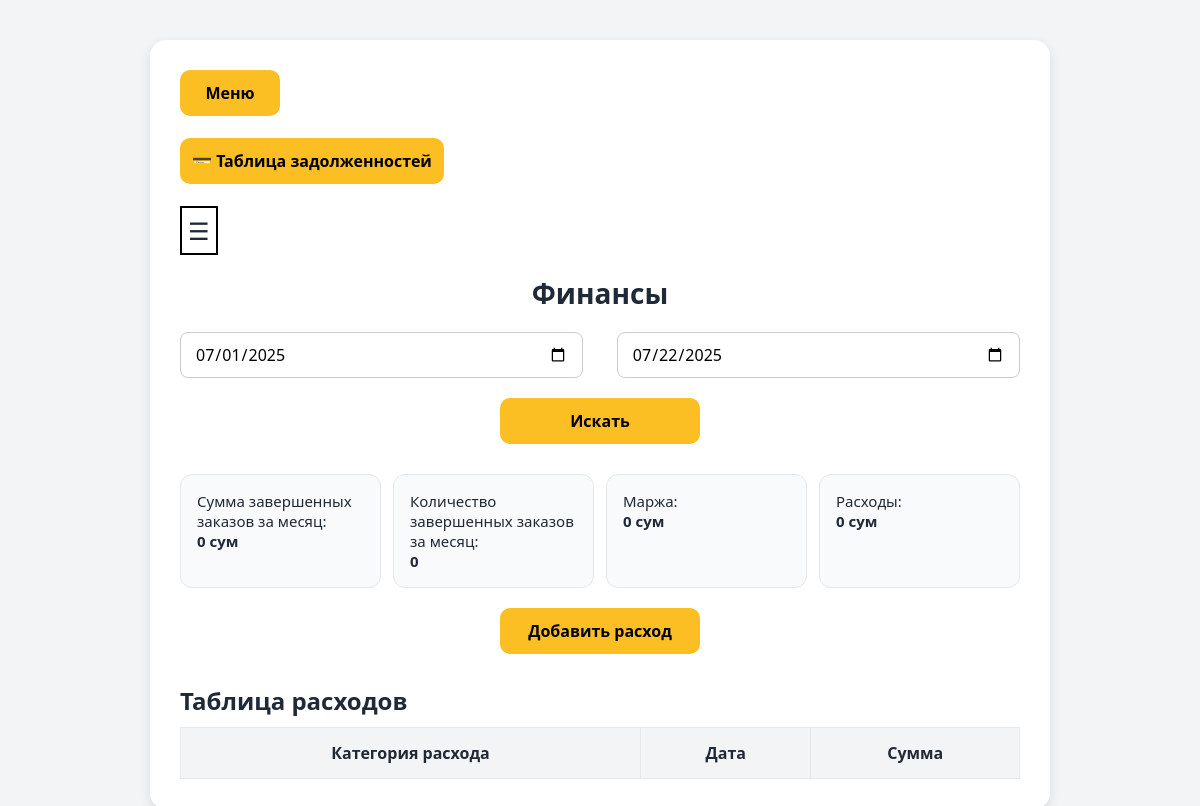
Page /money/ (signed in) on the earlier database version.
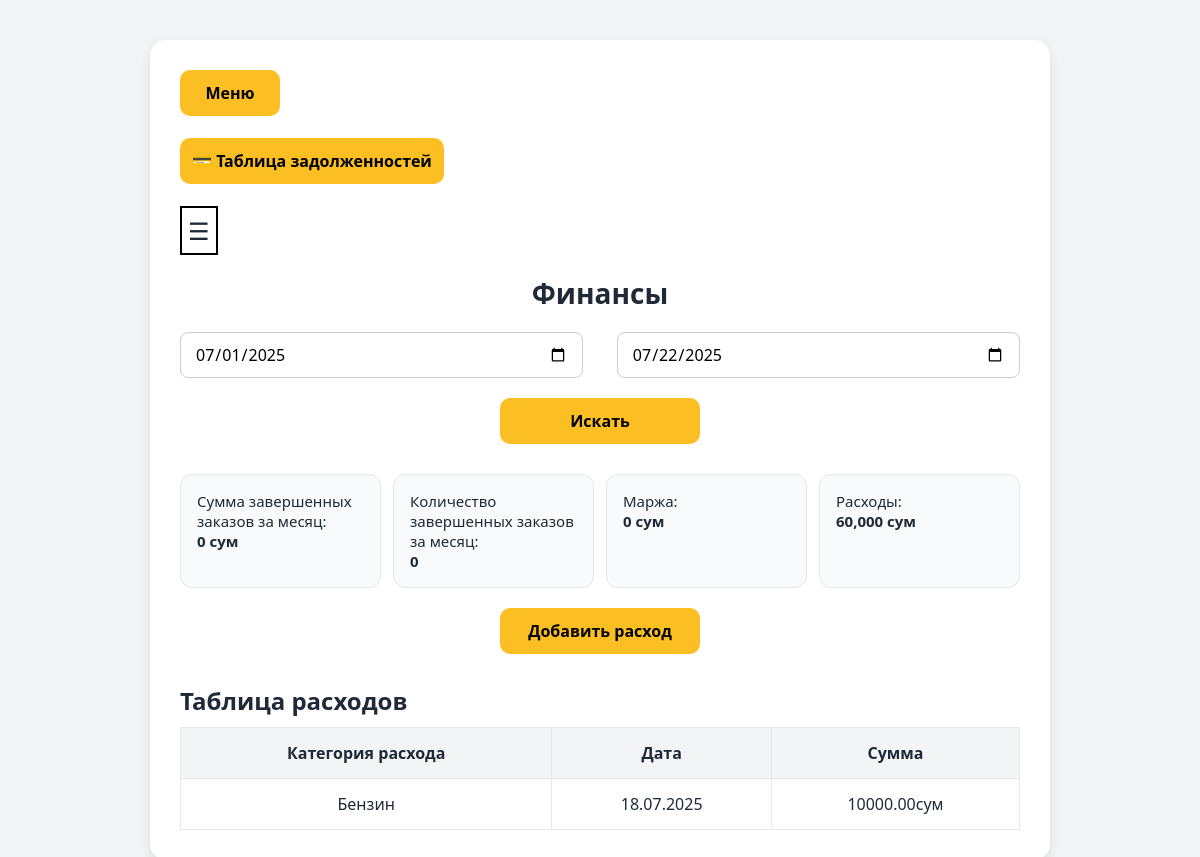
Same page on the later database version.
### backend/models.py (models this page shows, shortened)
class Finance(models.Model):
    name=models.CharField(max_length=60)
    sum=models.DecimalField(max_digits=10, decimal_places=2,default=0)
    created_at=models.DateField(auto_now_add=True)

### backend/views.py (the view, shortened to what this page needs)
# urls.py: path('money/',views.Money.as_view(),name='money'),
class Money(LoginRequiredMixin,TemplateView):
   template_name = 'money.html'
   login_url = reverse_lazy('login')
   def get_context_data(self, *, object_list=None, **kwargs):
      context = super().get_context_data(**kwargs)
      first = self.request.GET.get('first')
      second=self.request.GET.get('second')
      rasxod=self.request.GET.get('rasxod')
      today = now()
      query=Finance.objects.filter(
          created_at__year=today.year,
          created_at__month=today.month
      ).order_by('-id')
      order = Orders.objects.filter(stage="finished", complete_date__year=today.year,
                                    complete_date__month=today.month)
      order1 = Orders.objects.filter(complete_date__year=today.year,
                                    complete_date__month=today.month)
      price_subquery = Warehouse.objects.filter(product=OuterRef('add')).order_by('-id').values('price')[:1]
      marja=Consumables.objects.filter(order__in=order,warehouse=True).aggregate(total_sum=Sum(Subquery(price_subquery)*F('quantity')))['total_sum'] or 0
      marja1 = Consumables.objects.filter(order__in=order1,warehouse=True).aggregate(total_sum=Sum(Subquery(price_subquery) * F('quantity')))[
                 'total_sum'] or 0
      total_sum=order.aggregate(total_sum=Sum('order_sum'))['total_sum'] or 0
      cost=query.aggregate(total_sum=Sum('sum'))['total_sum'] or 0
      context['today_day']=today
      context['first_day']=today.replace(day=1)
      context['marja']=total_sum - marja
      context['money'] = query
      context['count']=order.count()
      context['total_sum']=total_sum
      context['cost']=cost+marja1
      return context

### backend/templates/money.html (shortened to what this page needs)
{% load humanize %}
<!DOCTYPE html>
<html lang="ru">
<head>
</head>
<body>
  <div class="container">
       <button  style="background-color: #fbbf24;
  border:
none;
  border-radius:
10px;
  font-size: 16px;
  font-weight: bold;
  cursor: pointer;
  transition:
background 0.3s;
  display: block;
  width:100px;
  padding:
12px;" onclick="window.location.href='{% url 'dashboard' %}'">Меню</button>
      <br>
      <button  style="background-color: #fbbf24;
  border:
none;
  border-radius:
10px;
  font-size: 16px;
  font-weight: bold;
  cursor: pointer;
  transition:
background 0.3s;
  display: block;
  padding:
12px;" onclick="window.location.href='{% url 'debt' %}'">💳 Таблица задолженностей</button>
      <br>
      <div id="filter-icon">☰</div>
    <h1>Финансы</h1>
    <form action="" method="GET">
    <div class="dates">
        {% if request.GET.first %}
        <input type="date" name="first" value="{{ request.GET.first}}" >
        {% else %}
        <input type="date" name="first" value="{{first_day|date:'Y-m-d' }}" >
        {% endif %}
       {% if request.GET.second %}
      <input type="date"  name="second" value="{{request.GET.second}}">
       {% else %}
         <input type="date"  name="second" value="{{today_day|date:'Y-m-d'}}">
        {% endif %}
    </div>
      <button class="add-button" > Искать </button>
      </form>
    <div class="stats">
      <div class="stat">Сумма завершенных заказов за месяц: <br><strong>{{ total_sum|intcomma }}
 сум</strong></div>
      <div class="stat">Количество завершенных заказов за месяц: <br><strong>{{count}}</strong></div>
      <div class="stat">Маржа: <br><strong>{{marja|intcomma}} сум</strong></div>
      <div class="stat">Расходы: <br><strong>{{cost|intcomma}} сум</strong></div>
    </div>
    <button class="add-button" onclick="window.location.href='{% url 'create_money' %}'">Добавить расход</button>
    <h2 style="margin-bottom: 10px;">Таблица расходов</h2>
    <table>
      <thead>
        <tr>
          <th>Категория расхода</th>
          <th>Дата</th>
          <th>Сумма</th>
        </tr>
      </thead>
      <tbody>
      {% for item in money %}
        <tr>
          <td>{{item.name}}</td>
          <td>{{item.created_at|date:"d.m.Y"}}</td>
          <td>{{item.sum}}сум</td>
        </tr>
      {% endfor %}
      </tbody>
    </table>
  </div>
</body>
</html>

Differences in the rows shown:
added Finance: name "Бензин", created_at "18.07.2025", sum "10000.00"
Other differences:
{{ cost|intcomma }}: "0" → "60,000"
